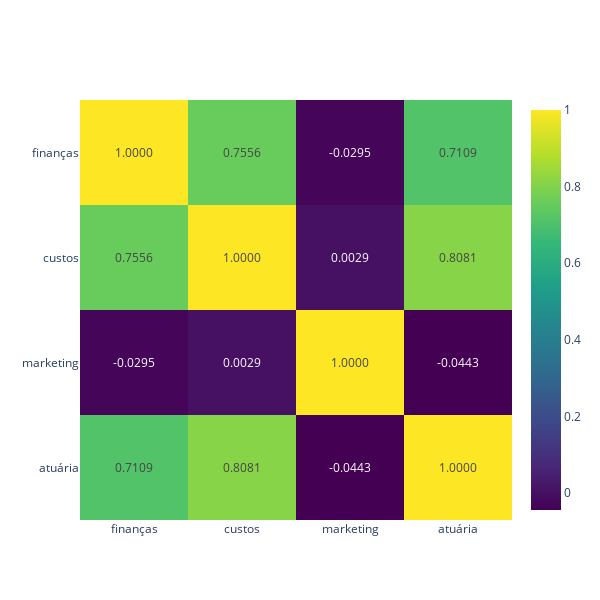

Write notebook code for a chart like this one.
### Code cell
# Outra maneira de analisar as informações das correlações

# Matriz de correlações em um objeto "simples"

corr = notas_pca.corr()

# Gráfico interativo

fig = go.Figure()

fig.add_trace(
    go.Heatmap(
        x = corr.columns,
        y = corr.index,
        z = np.array(corr),
        text=corr.values,
        texttemplate='%{text:.4f}',
        colorscale='viridis'))

fig.update_layout(
    height = 600,
    width = 600,
    yaxis=dict(autorange="reversed"))

fig.show()

### Figure 1 — Plotly figure (JSON) as saved in the notebook; plotly's stock layout.template omitted (floating-point values rounded to 4 significant figures)
{"data": [{"colorscale": [[0, "#440154"], [0.1111, "#482878"], [0.2222, "#3e4989"], [0.3333, "#31688e"], [0.4444, "#26828e"], [0.5556, "#1f9e89"], [0.6667, "#35b779"], [0.7778, "#6ece58"], [0.8889, "#b5de2b"], [1, "#fde725"]], "text": [[1, 0.7556, -0.02953, 0.7109], [0.7556, 1, 0.002856, 0.8081], [-0.02953, 0.002856, 1, -0.04435], [0.7109, 0.8081, -0.04435, 1]], "texttemplate": "%{text:.4f}", "type": "heatmap", "x": ["finanças", "custos", "marketing", "atuária"], "y": ["finanças", "custos", "marketing", "atuária"], "z": [[1, 0.7556, -0.02953, 0.7109], [0.7556, 1, 0.002856, 0.8081], [-0.02953, 0.002856, 1, -0.04435], [0.7109, 0.8081, -0.04435, 1]]}], "layout": {"height": 600, "width": 600, "yaxis": {"autorange": "reversed"}}}
